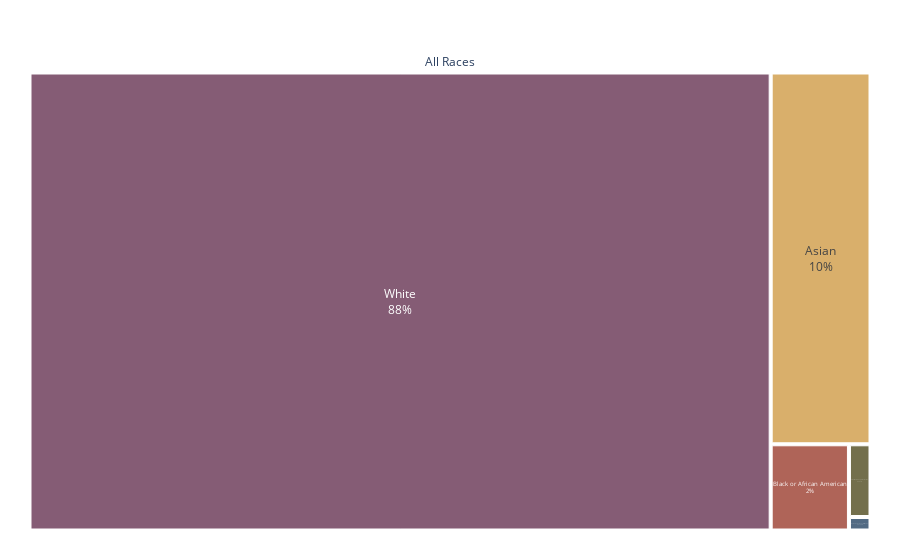

Source (notebook cell):
### Code cell
fig = px.treemap(df_18_BIPOC, path=[px.Constant("All Races"), 'Race'], values='NumFirms',
                  color_discrete_sequence= px.colors.qualitative.Antique)
fig.update_traces(textposition='middle center', textinfo='label + percent parent')
fig.update_layout(uniformtext=dict(minsize=10),margin = dict(t=50, l=25, r=25, b=25))
fig.show()

### Figure 1 — Plotly figure (JSON) as saved in the notebook; plotly's stock layout.template omitted (floating-point values rounded to 4 significant figures)
{"data": [{"branchvalues": "total", "domain": {"x": [0, 1], "y": [0, 1]}, "hovertemplate": "labels=%{label}<br>NumFirms=%{value}<br>parent=%{parent}<br>id=%{id}<extra></extra>", "ids": ["All Races/American Indian_Alaska Native", "All Races/Asian", "All Races/Black or African American", "All Races/Native Hawaiian_Pacific Islander", "All Races/White", "All Races"], "labels": ["American Indian_Alaska Native", "Asian", "Black or African American", "Native Hawaiian_Pacific Islander", "White", "All Races"], "name": "", "parents": ["All Races", "All Races", "All Races", "All Races", "All Races", ""], "textinfo": "label+percent parent", "textposition": "middle center", "type": "treemap", "values": [16963, 401538, 72990, 3146, 3672995, 4167632]}], "layout": {"legend": {"tracegroupgap": 0}, "margin": {"b": 25, "l": 25, "r": 25, "t": 50}, "treemapcolorway": ["rgb(133, 92, 117)", "rgb(217, 175, 107)", "rgb(175, 100, 88)", "rgb(115, 111, 76)", "rgb(82, 106, 131)", "rgb(98, 83, 119)", "rgb(104, 133, 92)", "rgb(156, 156, 94)", "rgb(160, 97, 119)", "rgb(140, 120, 93)", "rgb(124, 124, 124)"], "uniformtext": {"minsize": 10}}}
